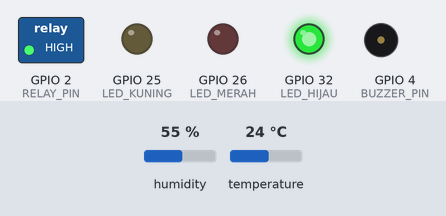
This sketch was run on a simulated ESP32. Shown: switched loads named in the sketch (green lamp = pin HIGH), output pins drawn as LEDs (lit = HIGH), buzzer (waves = sounding, pin HIGH). Inputs (shaded band) come from the test bench; at power-on: temperature 24 °C, humidity 55 %. WiFi joins after 1.5 s; servers stay silent unless stated; no MQTT or app messages arrive unless stated; what the sketch prints to the serial monitor is not drawn.

Above: at 2.7 s.
2.8 s: temperature set to 29.5 °C
5.5 s: temperature set to 30.3 °C
At 6.6 s:
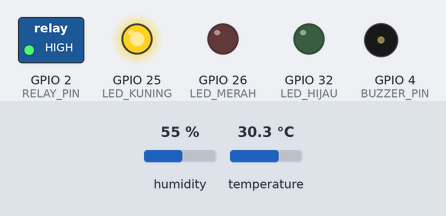
8.2 s: temperature set to 34.3 °C
10.9 s: temperature set to 35.8 °C
At 12.1 s:
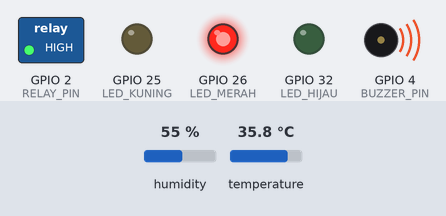
13.6 s: temperature set to 12 °C
At 14.0 s:
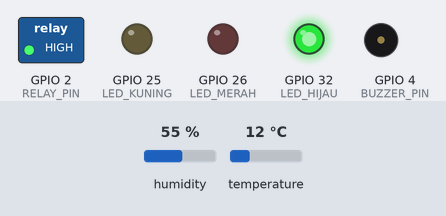
16.3 s: temperature set to 33 °C
At 18.9 s:
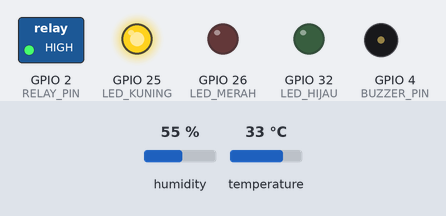
Timing chart, 0 to 20.1 s (numbered marks = the images above; inputs shaded):
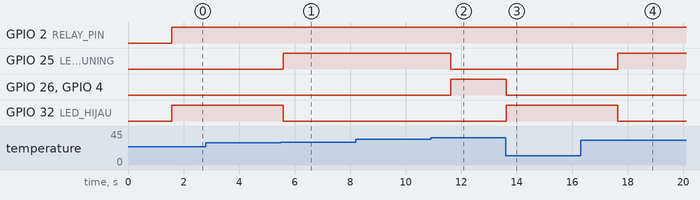

The sketch:

sketch.ino
```cpp
#include <WiFi.h>
#include <PubSubClient.h>
#include "DHT.h"

// Konfigurasi DHT
#define DHTPIN 15
#define DHTTYPE DHT22

// Konfigurasi Pin
#define LED_HIJAU 32
#define LED_KUNING 25
#define LED_MERAH 26
#define RELAY_PIN 2
#define BUZZER_PIN 4

DHT dht(DHTPIN, DHTTYPE);

// Konfigurasi WiFi dan MQTT
const char* ssid = "Wokwi-GUEST";        // Ganti dengan SSID WiFi Anda
const char* password = ""; // Ganti dengan Password WiFi Anda

const char* mqtt_server = "test.mosquitto.org";
const char* clientID = "a52cbb99-bec5-4868-a8a5-07fa3a8b78de";

WiFiClient espClient;
PubSubClient client(espClient);

void setup() {
  Serial.begin(115200);

  // Inisialisasi DHT
  dht.begin();

  // Setup pin sebagai output
  pinMode(LED_HIJAU, OUTPUT);
  pinMode(LED_KUNING, OUTPUT);
  pinMode(LED_MERAH, OUTPUT);
  pinMode(RELAY_PIN, OUTPUT);
  pinMode(BUZZER_PIN, OUTPUT);

  // Mulai WiFi dan MQTT
  setup_wifi();
  client.setServer(mqtt_server, 1883); // Port default MQTT adalah 1883
}

void setup_wifi() {
  delay(10);
  Serial.println();
  Serial.print("Connecting to ");
  Serial.println(ssid);

  WiFi.begin(ssid, password);

  while (WiFi.status() != WL_CONNECTED) {
    delay(500);
    Serial.print(".");
  }

  Serial.println("");
  Serial.println("WiFi connected");
}

void reconnect() {
  while (!client.connected()) {
    Serial.print("Attempting MQTT connection...");
    if (client.connect("clientID")) { // ID client unik untuk broker
      Serial.println("connected");
    } else {
      Serial.print("failed, rc=");
      Serial.print(client.state());
      Serial.println(" try again in 5 seconds");
      delay(5000);
    }
  }
}

void sendStatusToMQTT(const char* topic, bool status) {
  client.publish(topic, status ? "ON" : "OFF");
}

void loop() {
  if (!client.connected()) {
    reconnect();
  }
  client.loop();

  // Baca suhu dan kelembapan dari sensor DHT
  float suhu = dht.readTemperature();
  float kelembapan = dht.readHumidity();

  // Cek jika pembacaan sensor valid
  if (isnan(suhu) || isnan(kelembapan)) {
    Serial.println("Gagal membaca dari sensor DHT!");
    return;
  }

  // Kirim data suhu dan kelembapan melalui MQTT
  String suhu_str = String(suhu);
  String kelembapan_str = String(kelembapan);

  client.publish("sensor/suhu", suhu_str.c_str());
  client.publish("sensor/kelembapan", kelembapan_str.c_str());

  // Atur logika LED dan relay berdasarkan suhu
  bool ledHijauStatus = false;
  bool ledKuningStatus = false;
  bool ledMerahStatus = false;
  bool relayStatus = true;
  bool buzzerStatus = false;

  if (suhu > 35) {
    ledMerahStatus = true;
    buzzerStatus = true;
  } else if (suhu >= 30 && suhu <= 35) {
    ledKuningStatus = true;
  } else {
    ledHijauStatus = true;
  }

  // Update status perangkat ke MQTT
  sendStatusToMQTT("status/led_hijau", ledHijauStatus);
  sendStatusToMQTT("status/led_kuning", ledKuningStatus);
  sendStatusToMQTT("status/led_merah", ledMerahStatus);
  sendStatusToMQTT("status/relay_pompa", relayStatus);
  sendStatusToMQTT("status/buzzer", buzzerStatus);

  // Atur pin output berdasarkan status
  digitalWrite(LED_HIJAU, ledHijauStatus ? HIGH : LOW);
  digitalWrite(LED_KUNING, ledKuningStatus ? HIGH : LOW);
  digitalWrite(LED_MERAH, ledMerahStatus ? HIGH : LOW);
  digitalWrite(RELAY_PIN, relayStatus ? HIGH : LOW);
  digitalWrite(BUZZER_PIN, buzzerStatus ? HIGH : LOW);

  // Tampilkan nilai suhu dan kelembapan di Serial Monitor
  Serial.print("Suhu: ");
  Serial.print(suhu);
  Serial.print("°C  Kelembapan: ");
  Serial.print(kelembapan);
  Serial.println("%");

  delay(2000); // Delay agar tidak terlalu cepat
}
```

Measured:
- the behaviour switches between 29.9 and 30 °C on temperature (found by bisection; images 0 and 1)
- the behaviour switches between 35 and 35.1 °C on temperature (found by bisection; images 1 and 2)
- after the input at 2.8 s, every drawn part: stays the same
- after the input at 5.5 s, GPIO 25 (LED_KUNING): LOW → HIGH after 0.09 s; GPIO 32 (LED_HIJAU): HIGH → LOW after 0.09 s
- after the input at 8.2 s, every drawn part: stays the same
- after the input at 10.9 s, GPIO 25 (LED_KUNING): HIGH → LOW after 0.72 s; GPIO 26 (LED_MERAH), GPIO 4 (BUZZER_PIN): LOW → HIGH after 0.72 s
- after the input at 13.6 s, GPIO 26 (LED_MERAH), GPIO 4 (BUZZER_PIN): HIGH → LOW at once; GPIO 32 (LED_HIJAU): LOW → HIGH at once
- after the input at 16.3 s, GPIO 25 (LED_KUNING): LOW → HIGH after 1.3 s; GPIO 32 (LED_HIJAU): HIGH → LOW after 1.3 s
